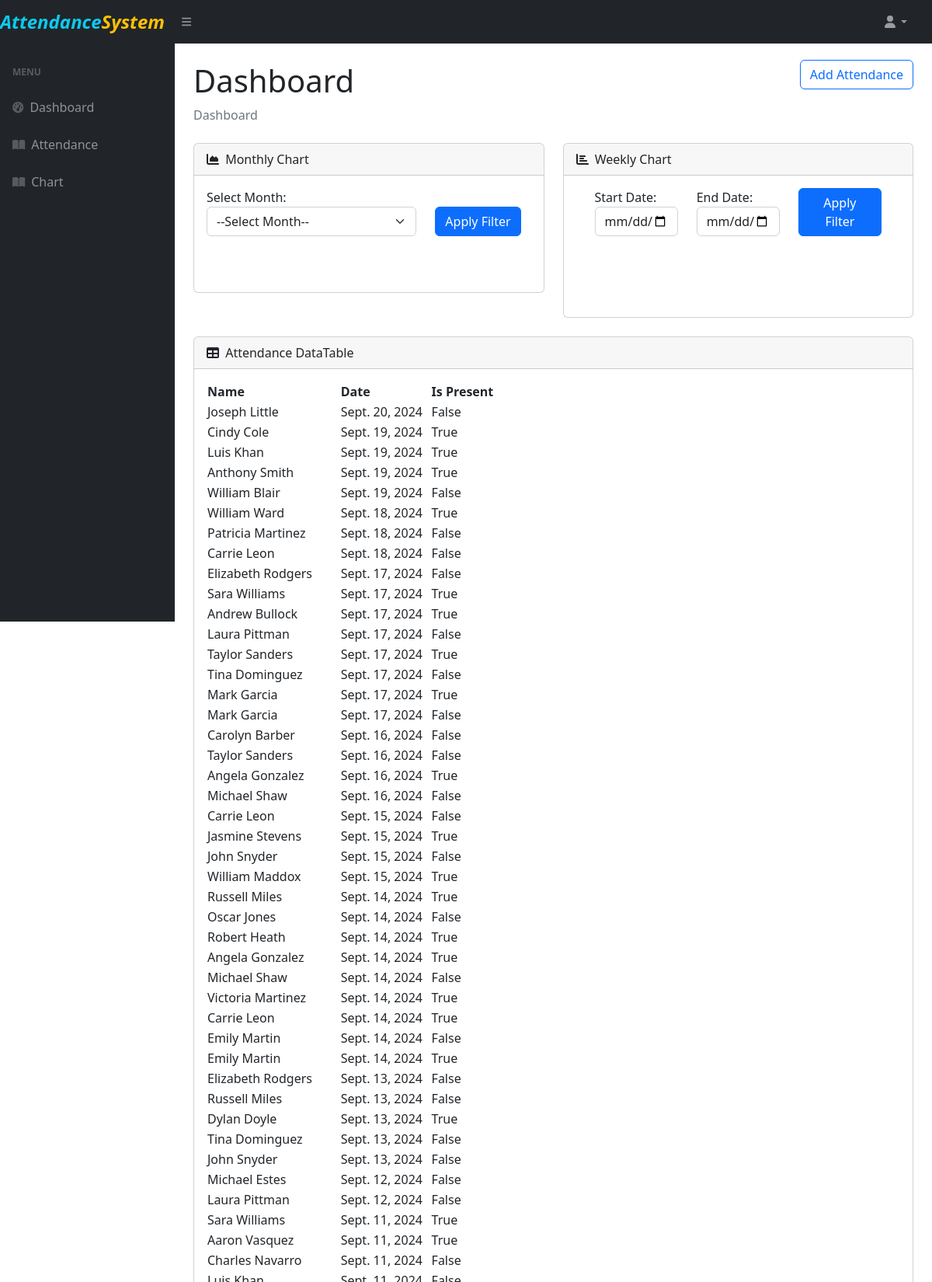
The page /dashboard/ (signed in, upper part) on the database its author committed.
### app/models.py (models this page shows, shortened)
class Attendance(models.Model):
    student = models.ForeignKey(User, on_delete=models.CASCADE)
    date = models.DateField()
    is_present = models.BooleanField(default=False)
    class Meta:
        ordering =['-date']

### account/models.py (models this page shows, shortened)
class User(AbstractBaseUser, PermissionsMixin):
    email = models.EmailField(max_length=255, unique=True)
    first_name = models.CharField(max_length=200, null=True, blank=True)
    last_name = models.CharField(max_length=200, null=True, blank=True)
    role = models.CharField(max_length=20, choices=ROLE_CHOICES, default='student')
    is_active = models.BooleanField(default=True)
    is_admin = models.BooleanField(default=False)
    created_at = models.DateTimeField(auto_now_add=True)
    updated_at = models.DateTimeField(auto_now=True)
    objects = UserManager()
    USERNAME_FIELD = 'email'
    REQUIRED_FIELDS = []

### account/decorators.py (the view)
    def wrapper_fun(request, *args, **kwargs):
        if request.user.is_authenticated:
            return view_fun(request, *args, **kwargs)
        else:
            messages.warning(request,"Login required...")
            return redirect('account:login')

### app/forms.py (shortened to what this page needs)
class AttendanceForm(forms.ModelForm):
    class Meta:
        model = Attendance
        fields = ['student', 'date', 'is_present']
    def __init__(self, *args, **kwargs):
        super(AttendanceForm, self).__init__(*args, **kwargs)
        for field_name, field in self.fields.items():
            field.widget.attrs['placeholder'] = f"Enter {field_name.capitalize()}"
            field.widget.attrs['class'] = 'form-control'
            field.required = True
            if field_name == 'is_present':
                field.widget = forms.CheckboxInput(attrs={'class': 'form-check-input'})
                field.label = "Is Present?"
        self.fields['date'].widget = forms.DateInput(attrs={'type': 'date', 'class': 'form-control'})

### app/views.py (called while the page is built)
@login_required
def index(request):
    attendance_form = AttendanceForm()
    all_attendance=Attendance.objects.all()
    return render(request,'app/index.html',{'all_attendance':all_attendance,'attendance_form':attendance_form})

### app/templates/app/index.html (shortened to what this page needs)
{% extends 'app/base.html'  %}
{% load static %}
{% block content %}
<main>
    <div class="container-fluid px-4">
        <div class="d-flex justify-content-between align-items-center">
            <h1 class="mt-4">Dashboard</h1>
            <a href="{% url 'app:attendance_create'  %}" class="btn btn-outline-primary">Add Attendance</a>
        </div>
        <ol class="breadcrumb mb-4">
            <li class="breadcrumb-item active">Dashboard</li>
        </ol>
        <div class="row">
            <div class="col-xl-6">
                <div class="card mb-4">
                    <div class="card-header">
                        <i class="fas fa-chart-area me-1"></i>
                        Monthly Chart
                    </div>
                    <div class="card-body">
                        <form id="filterForm">
                            <div class="row">
                                <div class="col-md-8">
                                    <label for="monthSelect">Select Month:</label>
                                    <select id="monthSelect" class="form-select">
                                        <option value="">--Select Month--</option>
                                    </select>
                                </div>
                                <div class="col-md-4 d-flex align-items-end">
                                    <button type="button" id="filterButton" class="btn btn-primary">Apply Filter</button>
                                </div>
                            </div>
                        </form>
                        <canvas id="attendanceChart" width="100%" height="50%"></canvas>
                    </div>
                </div>
            </div>
            <div class="col-xl-6">
                <div class="card mb-4">
                    <div class="card-header">
                        <i class="fas fa-chart-bar me-1"></i>
                        Weekly Chart
                    </div>
                    <div class="card-body">
                        <form id="weeklyfilterForm">
                            <div class="row px-4">
                                <div class="col-md-4">
                                    <label for="Startdate">Start Date:</label>
                                    <input type="date" id="Startdate" class="form-control">
                                </div>
                                <div class="col-md-4">
                                    <label for="enddate">End Date:</label>
                                    <input type="date" id="enddate" class="form-control">
                                </div>
                                <div class="col-md-4 d-flex align-items-end">
                                    <button type="button" id="WeeklyfilterButton" class="btn btn-primary">Apply Filter</button>
                                </div>
                            </div>
                        </form>
                        <div class="card-body"><canvas id="weeklyChart" width="100%" height="50"></canvas></div>
                    </div>
                </div>
            </div>
        </div>
        <div class="card mb-4">
            <div class="card-header">
                <i class="fas fa-table me-1"></i>
                Attendance DataTable
            </div>
            <div class="card-body">
                <table id="datatablesSimple">
                    <thead>
                        <tr>
                            <th>Name</th>
                            <th>Date</th>
                            <th>Is Present</th>
                        </tr>
                    </thead>
                    <tbody>
                        {% for data in all_attendance %}
                        <tr>
                            <td>{{data.student.first_name}} {{data.student.last_name}}</td>
                            <td>{{data.date}}</td>
                            <td>{{data.is_present}}</td>
                        </tr>
                        {% endfor %}
                    </tbody>
                </table>
            </div>
        </div>
    </div>
</main>
{% endblock %}

### app/templates/app/base.html (shortened to what this page needs)
{% load static %}
<!DOCTYPE html>
<html lang="en">
    <head>
        <link href="https://cdn.jsdelivr.net/npm/simple-datatables@7.1.2/dist/style.min.css" rel="stylesheet" />
        <link href="{% static 'app/css/styles.css' %}" rel="stylesheet" />
    </head>
    <body class="sb-nav-fixed">
        <nav class="sb-topnav navbar navbar-expand navbar-dark bg-dark">
            <a class="navbar-brand d-flex align-items-center fw-bolder fs-4 fst-italic" href="/">
                <div class="text-info">Attendance </div>
                <div class="text-warning">System</div>
            </a>
            <button class="btn btn-link btn-sm order-1 order-lg-0 me-4 me-lg-0" id="sidebarToggle" href="#!"><i class="fas fa-bars"></i></button>
            <ul class="navbar-nav ms-auto ms-md-0 me-3 me-lg-4">
                <li class="nav-item dropdown">
                    <a class="nav-link dropdown-toggle" id="navbarDropdown" href="#" role="button" data-bs-toggle="dropdown" aria-expanded="false"><i class="fas fa-user fa-fw"></i></a>
                </li>
            </ul>
        </nav>
        <div id="layoutSidenav">
            <div id="layoutSidenav_nav">
                <nav class="sb-sidenav accordion sb-sidenav-dark" id="sidenavAccordion">
                    <div class="sb-sidenav-menu">
                        <div class="nav">
                            <div class="sb-sidenav-menu-heading">Menu</div>
                            <a class="nav-link" href="{% url 'app:index' %}">
                                <div class="sb-nav-link-icon"><i class="fas fa-tachometer-alt"></i></div>
                                Dashboard
                            </a>
                            <a class="nav-link" href="{% url 'app:attendance' %}">
                                <div class="sb-nav-link-icon"><i class="fas fa-book-open"></i></div>
                                Attendance
                            </a>
                            <a class="nav-link" href="{% url 'app:charts' %}">
                                <div class="sb-nav-link-icon"><i class="fas fa-book-open"></i></div>
                                Chart
                            </a>
                        </div>
                    </div>
                </nav>
            </div>
            <div id="layoutSidenav_content">
                {% block content %}
                {% endblock %}
            </div>
        </div>
</body>
</html>

### rows shown on the page
Attendance: student.first_name "Joseph", student.last_name "Little", date "Sept. 20, 2024", is_present "False"
Attendance: student.first_name "Cindy", student.last_name "Cole", date "Sept. 19, 2024", is_present "True"
Attendance: student.first_name "Luis", student.last_name "Khan", date "Sept. 19, 2024", is_present "True"
Attendance: student.first_name "Anthony", student.last_name "Smith", date "Sept. 19, 2024", is_present "True"
Attendance: student.first_name "William", student.last_name "Blair", date "Sept. 19, 2024", is_present "False"
Attendance: student.first_name "William", student.last_name "Ward", date "Sept. 18, 2024", is_present "True"
Attendance: student.first_name "Patricia", student.last_name "Martinez", date "Sept. 18, 2024", is_present "False"
Attendance: student.first_name "Carrie", student.last_name "Leon", date "Sept. 18, 2024", is_present "False"
Attendance: student.first_name "Elizabeth", student.last_name "Rodgers", date "Sept. 17, 2024", is_present "False"
Attendance: student.first_name "Sara", student.last_name "Williams", date "Sept. 17, 2024", is_present "True"
Attendance: student.first_name "Andrew", student.last_name "Bullock", date "Sept. 17, 2024", is_present "True"
Attendance: student.first_name "Laura", student.last_name "Pittman", date "Sept. 17, 2024", is_present "False"
Attendance: student.first_name "Taylor", student.last_name "Sanders", date "Sept. 17, 2024", is_present "True"
Attendance: student.first_name "Tina", student.last_name "Dominguez", date "Sept. 17, 2024", is_present "False"
Attendance: student.first_name "Mark", student.last_name "Garcia", date "Sept. 17, 2024", is_present "True"
Attendance: student.first_name "Mark", student.last_name "Garcia", date "Sept. 17, 2024", is_present "False"
Attendance: student.first_name "Carolyn", student.last_name "Barber", date "Sept. 16, 2024", is_present "False"
Attendance: student.first_name "Taylor", student.last_name "Sanders", date "Sept. 16, 2024", is_present "False"
Attendance: student.first_name "Angela", student.last_name "Gonzalez", date "Sept. 16, 2024", is_present "True"
Attendance: student.first_name "Michael", student.last_name "Shaw", date "Sept. 16, 2024", is_present "False"
Attendance: student.first_name "Carrie", student.last_name "Leon", date "Sept. 15, 2024", is_present "False"
Attendance: student.first_name "Jasmine", student.last_name "Stevens", date "Sept. 15, 2024", is_present "True"
Attendance: student.first_name "John", student.last_name "Snyder", date "Sept. 15, 2024", is_present "False"
Attendance: student.first_name "William", student.last_name "Maddox", date "Sept. 15, 2024", is_present "True"
Attendance: student.first_name "Russell", student.last_name "Miles", date "Sept. 14, 2024", is_present "True"
Attendance: student.first_name "Oscar", student.last_name "Jones", date "Sept. 14, 2024", is_present "False"
Attendance: student.first_name "Robert", student.last_name "Heath", date "Sept. 14, 2024", is_present "True"
Attendance: student.first_name "Angela", student.last_name "Gonzalez", date "Sept. 14, 2024", is_present "True"
Attendance: student.first_name "Michael", student.last_name "Shaw", date "Sept. 14, 2024", is_present "False"
Attendance: student.first_name "Victoria", student.last_name "Martinez", date "Sept. 14, 2024", is_present "True"
Attendance: student.first_name "Carrie", student.last_name "Leon", date "Sept. 14, 2024", is_present "True"
Attendance: student.first_name "Emily", student.last_name "Martin", date "Sept. 14, 2024", is_present "False"
Attendance: student.first_name "Emily", student.last_name "Martin", date "Sept. 14, 2024", is_present "True"
Attendance: student.first_name "Elizabeth", student.last_name "Rodgers", date "Sept. 13, 2024", is_present "False"
Attendance: student.first_name "Russell", student.last_name "Miles", date "Sept. 13, 2024", is_present "False"
Attendance: student.first_name "Dylan", student.last_name "Doyle", date "Sept. 13, 2024", is_present "True"
Attendance: student.first_name "Tina", student.last_name "Dominguez", date "Sept. 13, 2024", is_present "False"
Attendance: student.first_name "John", student.last_name "Snyder", date "Sept. 13, 2024", is_present "False"
Attendance: student.first_name "Michael", student.last_name "Estes", date "Sept. 12, 2024", is_present "False"
Attendance: student.first_name "Laura", student.last_name "Pittman", date "Sept. 12, 2024", is_present "False"
Attendance: student.first_name "Sara", student.last_name "Williams", date "Sept. 11, 2024", is_present "True"
Attendance: student.first_name "Aaron", student.last_name "Vasquez", date "Sept. 11, 2024", is_present "True"
Attendance: student.first_name "Charles", student.last_name "Navarro", date "Sept. 11, 2024", is_present "False"
